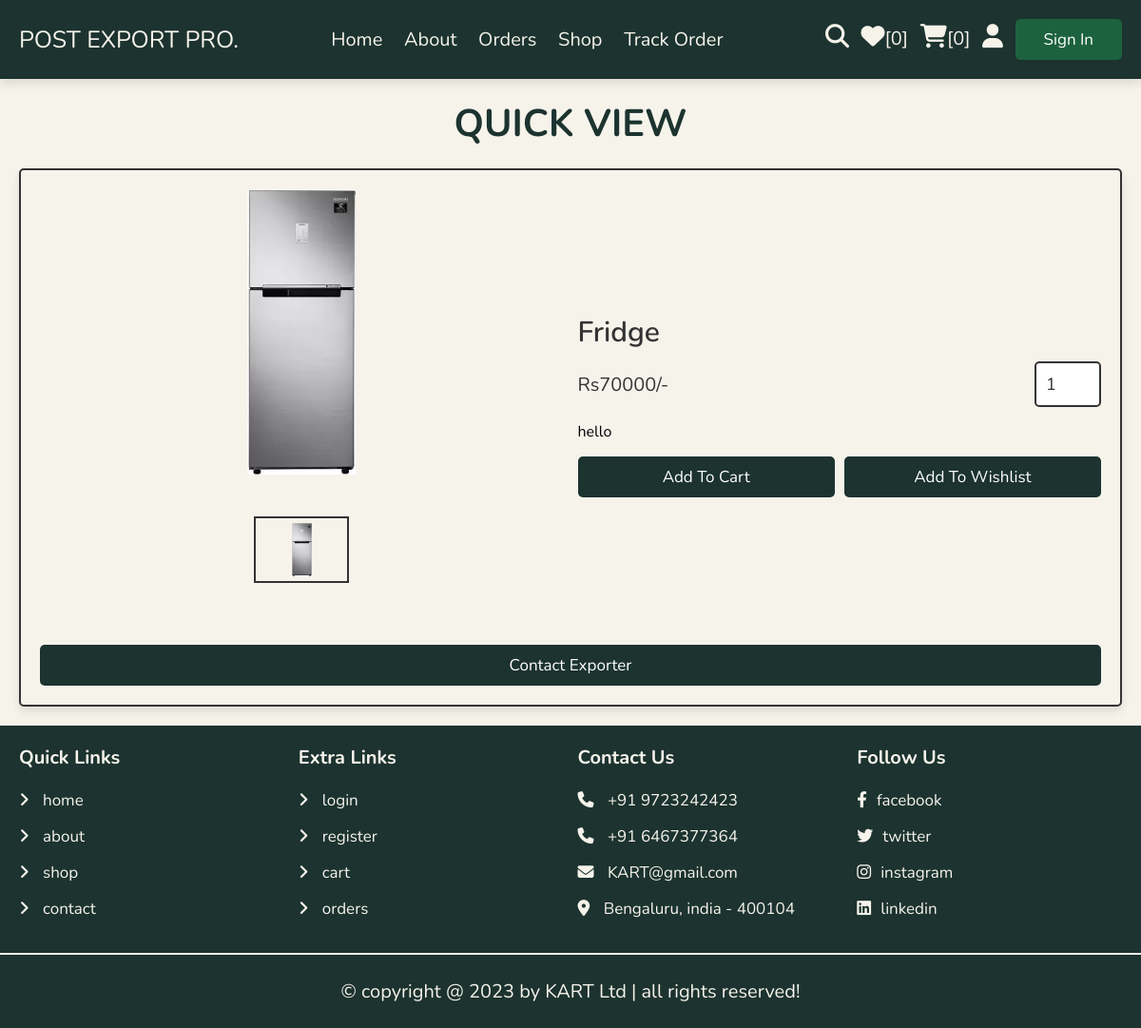
The page /quick_view.php?pid=1 on the database its author committed.
### tables this page shows
CREATE TABLE `products` (
  `pid` int(100) NOT NULL,
  `name` varchar(100) NOT NULL,
  `details` varchar(500) NOT NULL,
  `weight` int(11) NOT NULL,
  `price` int(10) NOT NULL,
  `image_01` varchar(100) NOT NULL,
  `image_02` varchar(100) NOT NULL,
  `image_03` varchar(100) NOT NULL
);

### quick_view.php (the view, shortened to what this page needs)
<?php
include 'components/connect.php';
?>
<!DOCTYPE html>
<html lang="en">
<head>
   <link rel="stylesheet" href="https://cdnjs.cloudflare.com/ajax/libs/font-awesome/6.1.1/css/all.min.css">
   <link rel="stylesheet" href="css/style.css">
</head>
<body>
<?php include 'components/user_header.php'; ?>
<section class="quick-view">
   <h1 class="heading">quick view</h1>
   <?php
     $pid = $_GET['pid'];
     $select_products = $conn->prepare("SELECT * FROM `products` WHERE pid = ?");
     $select_products->execute([$pid]);
     if($select_products->rowCount() > 0){
      while($fetch_product = $select_products->fetch(PDO::FETCH_ASSOC)){
   ?>
   <form action="" method="post" class="box">
      <div class="row">
         <div class="image-container">
            <div class="main-image">
               <img src="uploaded_img/<?= $fetch_product['image_01']; ?>" alt="">
            </div>
            <div class="sub-image">
               <img src="uploaded_img/<?= $fetch_product['image_01']; ?>" alt="">
            </div>
         </div>
         <div class="content">
            <div class="name"><?= $fetch_product['name']; ?></div>
            <div class="flex">
               <div class="price"><span>Rs</span><?= $fetch_product['price']; ?><span>/-</span></div>
               <input type="number" name="qty" class="qty" min="1" max="99" onkeypress="if(this.value.length == 2) return false;" value="1">
            </div>
            <div class="details"><?= $fetch_product['details']; ?></div>
            <div class="flex-btn">
               <input type="submit" value="add to cart" class="btn" name="add_to_cart">
               <input class="option-btn" type="submit" name="add_to_wishlist" value="add to wishlist">
            </div>
         </div>
         <a href="contact.php" class="option-btn">Contact Exporter</a>
      </div>
   </form>
   <?php
      }
   }else{
      echo '<p class="empty">no products added yet!</p>';
   }
   ?>
</section>
<?php include 'components/footer.php'; ?>
</body>
</html>

### css/style.css (style rules this page uses)
:root { --main-color:#f6f3eb; --orange:#f39c12; --red:#e74c3c; --black:#333; --white:#fff; --header-color:#1c332f; --light-green: #1d623e; --light-bg:#d4dcff; --border:.2rem solid var(--black); --box-shadow:0 .5rem 1rem rgba(0,0,0,.1); }
* { font-family: 'Nunito', sans-serif; margin:0; padding:0; box-sizing: border-box; outline: none; border:none; text-decoration: none; }
html { font-size: 62.5%; overflow-x: hidden; }
body { background-color: var(--main-color); overflow: hidden; }
section { padding:2rem; max-width: 1200px; margin:0 auto; }
.heading { font-size: 4rem; color:var(--header-color); margin-bottom: 2rem; text-align: center; text-transform: uppercase; }
.btn, .delete-btn, .option-btn { display: block; width: 100%; margin-top: 1rem; border-radius: .5rem; padding:1rem 3rem; font-size: 1.7rem; text-transform: capitalize; color:var(--white); cursor: pointer; text-align: center; }
.btn { background-color: var(--header-color); }
.option-btn { background-color: var(--header-color); }
.flex-btn { display: flex; gap:1rem; }
.quick-view form { padding:2rem; border-radius: .5rem; border:var(--border); background-color: var(--main-color); box-shadow: var(--box-shadow); margin-top: 1rem; }
.quick-view form .row { display: flex; align-items: center; gap:1.5rem; flex-wrap: wrap; }
.quick-view form .row .image-container { margin-bottom: 2rem; flex:1 1 40rem; }
.quick-view form .row .image-container .main-image img { height: 30rem; width: 100%; object-fit: contain; }
.quick-view form .row .image-container .sub-image { display: flex; gap:1.5rem; justify-content: center; margin-top: 2rem; }
.quick-view form .row .image-container .sub-image img { height: 7rem; width: 10rem; object-fit: contain; padding:.5rem; border:var(--border); cursor: pointer; transition: .2s linear; }
.quick-view form img { width: 100%; height: 20rem; object-fit: contain; margin-bottom: 2rem; }
.quick-view form .row .content { flex:1 1 40rem; }
.quick-view form .row .content .name { font-size: 2rem; color:var(--black); font-weight:600; font-size: 3rem; }
.quick-view form .row .flex { display: flex; align-items: center; justify-content: space-between; gap:1rem; margin:1rem 0; }
.quick-view form .row .flex .qty { width: 7rem; padding:1rem; border:var(--border); font-size: 1.8rem; color:var(--black); border-radius: .5rem; }
.quick-view form .row .flex .price { font-size: 2rem; color:var(--black); }
.quick-view form .row .content .details { font-size: 1.6rem; color:var(--light-color); line-height: 2; }

### rows shown on the page
products: image_01 (picture), name "Fridge", price "70000", details "hello"

### other values the page prints
$total_wishlist_counts "0"
$total_cart_counts "0"
